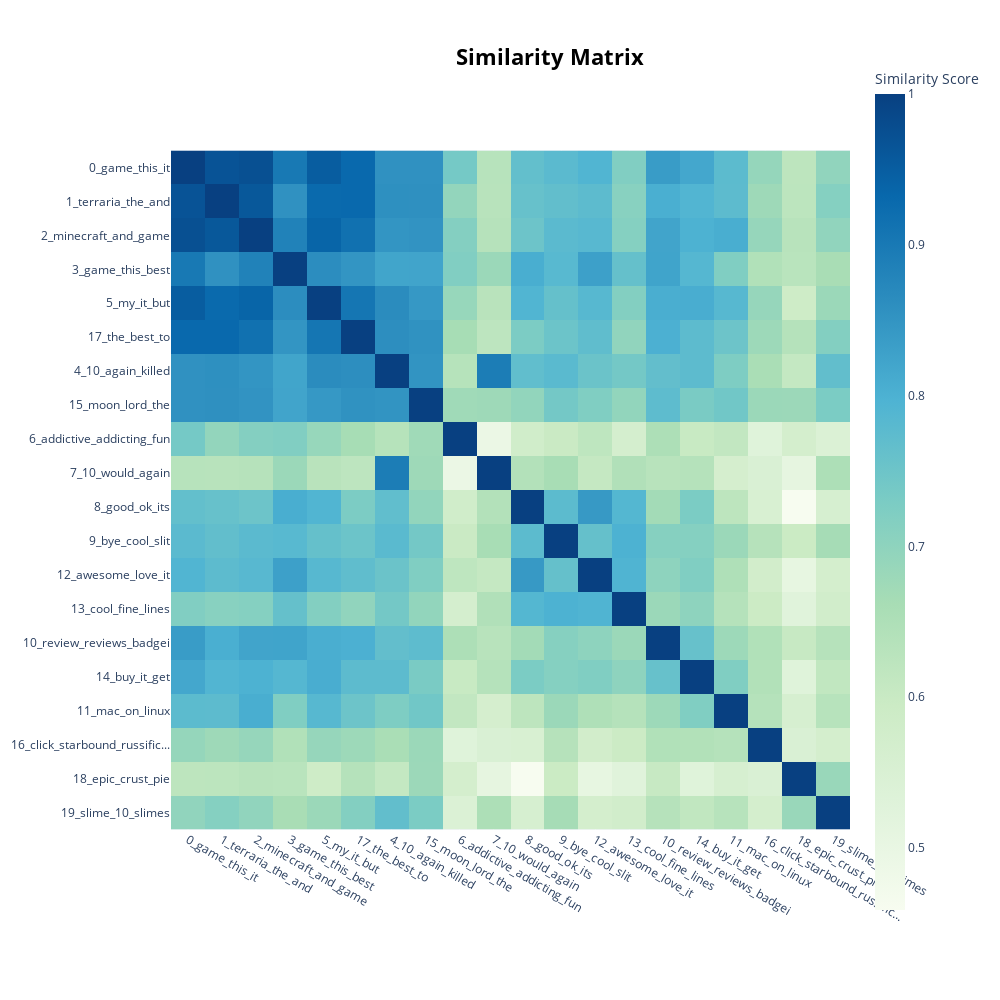

The code cell stored with this chart in its notebook:
### Code cell
# visualize topic similarity
# Having generated topic embeddings, through both c-TF-IDF and embeddings,
# we can create a similarity matrix by simply applying cosine similarities through those topic embeddings.
# The result will be a matrix indicating how similar certain topics are to each other.

topic_model.visualize_heatmap(n_clusters=10, width=1000, height=1000)

### Figure 1 — Plotly figure (JSON) as saved in the notebook; plotly's stock layout.template omitted (floating-point values rounded to 4 significant figures; data arrays with more than 128 entries replaced by an {"elided": "..."} marker saying what was removed)
{"data": [{"coloraxis": "coloraxis", "hovertemplate": "x: %{x}<br>y: %{y}<br>Similarity Score: %{z}<extra></extra>", "name": "0", "type": "heatmap", "x": ["0_game_this_it", "1_terraria_the_and", "2_minecraft_and_game", "3_game_this_best", "5_my_it_but", "17_the_best_to", "4_10_again_killed", "15_moon_lord_the", "6_addictive_addicting_fun", "7_10_would_again", "8_good_ok_its", "9_bye_cool_slit", "12_awesome_love_it", "13_cool_fine_lines", "10_review_reviews_badgei", "14_buy_it_get", "11_mac_on_linux", "16_click_starbound_russific...", "18_epic_crust_pie", "19_slime_10_slimes"], "xaxis": "x", "y": ["0_game_this_it", "1_terraria_the_and", "2_minecraft_and_game", "3_game_this_best", "5_my_it_but", "17_the_best_to", "4_10_again_killed", "15_moon_lord_the", "6_addictive_addicting_fun", "7_10_would_again", "8_good_ok_its", "9_bye_cool_slit", "12_awesome_love_it", "13_cool_fine_lines", "10_review_reviews_badgei", "14_buy_it_get", "11_mac_on_linux", "16_click_starbound_russific...", "18_epic_crust_pie", "19_slime_10_slimes"], "yaxis": "y", "z": {"elided": "20x20 float values"}}], "layout": {"coloraxis": {"colorbar": {"title": {"text": "Similarity Score"}}, "colorscale": [[0, "rgb(247,252,240)"], [0.125, "rgb(224,243,219)"], [0.25, "rgb(204,235,197)"], [0.375, "rgb(168,221,181)"], [0.5, "rgb(123,204,196)"], [0.625, "rgb(78,179,211)"], [0.75, "rgb(43,140,190)"], [0.875, "rgb(8,104,172)"], [1, "rgb(8,64,129)"]]}, "height": 1000, "hoverlabel": {"bgcolor": "white", "font": {"family": "Rockwell", "size": 16}}, "legend": {"title": {"text": "Trend"}}, "margin": {"t": 60}, "showlegend": true, "title": {"font": {"color": "Black", "size": 22}, "text": "<b>Similarity Matrix</b>", "x": 0.55, "xanchor": "center", "y": 0.95, "yanchor": "top"}, "width": 1000, "xaxis": {"anchor": "y", "constrain": "domain", "domain": [0, 1], "scaleanchor": "y"}, "yaxis": {"anchor": "x", "autorange": "reversed", "constrain": "domain", "domain": [0, 1]}}}
